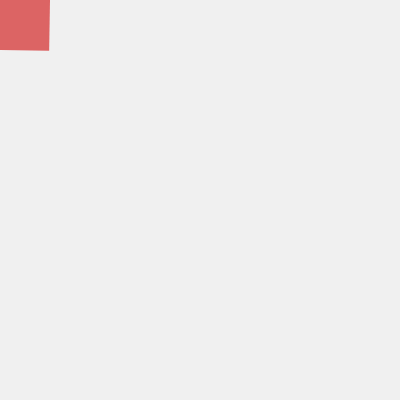
Frame 1 (no input)
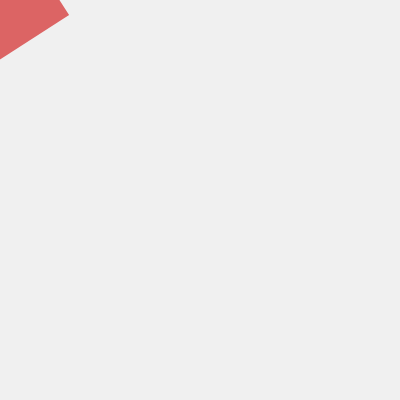
Frame 60 (no input)
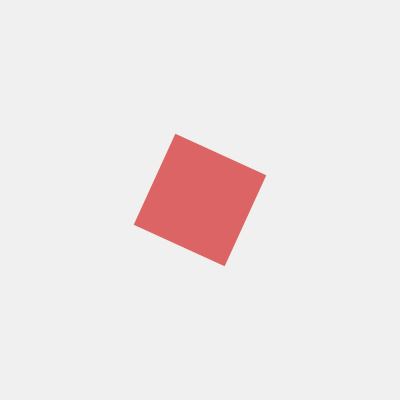
Frame 120 (the mouse pressed at the canvas centre since frame 60)

The p5.js sketch that drew these frames (run headless with seeded random() and noise() and a simulated clock; from frame 60 on, the mouse is pressed at the canvas centre):

// p5.js sketch
// ── sketch.js
function setup() {
  createCanvas(400, 400);
  rectMode(CENTER)
}

function draw() {
  background(240);

  translate(mouseX, mouseY);

  let sec = millis() / 1000;
  rotate(sec);

  noStroke();
  fill(220, 100, 100);
  square(0, 0, 100);
}
